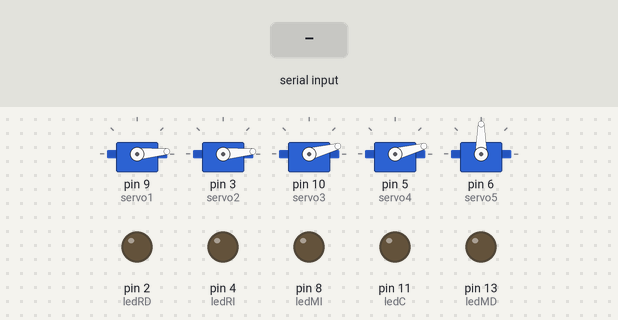
Bench run of a sketch on a simulated Arduino Uno, built with avr-gcc and run on an emulated ATmega328P. Shown: 5 × servo, output pins drawn as LEDs (lit = HIGH). Inputs (shaded band) come from the test bench.

Above: at 1.2 s.
1.3 s: "90,45,200\n" received over Serial
At 1.7 s:
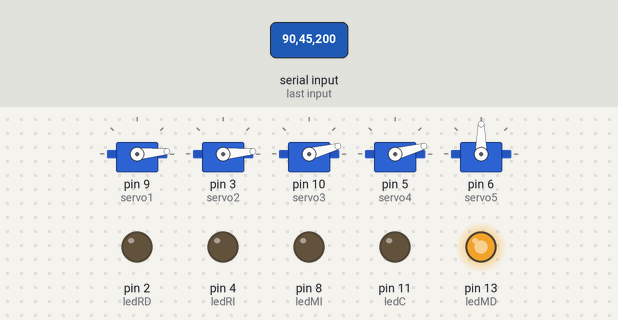
Timing chart, 0 to 4.3 s (numbered marks = the images above; inputs shaded):
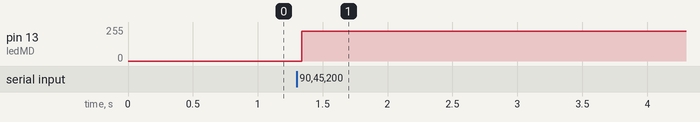

Measured:
- after the input at 1.3 s, pin 13 (ledMD): 0/255 → 223/255 at once

The sketch:

sketch_sep26b.ino
```cpp
#include <Servo.h>

Servo servo1; //MD
Servo servo2; //MI
Servo servo3; //RD
Servo servo4; //RI
Servo servo5; //C

const int ledMD = 13;
const int ledMI = 8;
const int ledRD = 2;
const int ledRI = 4;
const int ledC = 11;

String MDC, MIC, RDC, RIC, CAC;
int angulo;

void setup(){
  Serial.begin(115200);

  pinMode(ledMD, OUTPUT);
  pinMode(ledMI, OUTPUT);
  pinMode(ledRD, OUTPUT);
  pinMode(ledRI, OUTPUT);
  pinMode(ledC, OUTPUT);

  servo1.attach(9);
  servo2.attach(3);
  servo3.attach(10);
  servo4.attach(5);
  servo5.attach(6);

  servo1.write(5);
  servo2.write(5);
  servo3.write(15);
  servo4.write(15);
  servo5.write(90);
}

void loop(){

  digitalWrite(ledMD, LOW);
  digitalWrite(ledMI, LOW);
  digitalWrite(ledRD, LOW);
  digitalWrite(ledRI, LOW);
  digitalWrite(ledC, LOW);

  //si existe información pendiente
 if (Serial.available()>0){
    //leemos los datos del serial
    //MDC = Serial.readStringUntil('\n');
    /*MIC = Serial.readStringUntil(' ');
    RDC = Serial.readStringUntil(' ');
    RIC = Serial.readStringUntil(' ');
    CAC = Serial.readStringUntil('\n');
*/
    //Serial.println(MDC);
    digitalWrite(ledMD, HIGH);

    //Escribimos en el servo correspondiente
    if(MDC >= "0" && MDC <= "400"){
      angulo = map(MDC.toInt(), 0, 400, 0, 175);
      servo1.write(angulo);
      digitalWrite(ledMD, HIGH);
    }

    if(MIC >= "0" && MIC <= "400"){
      angulo = map(MIC.toInt(), 0, 400, 5, 175);
      servo2.write(angulo);
      digitalWrite(ledMI, HIGH);
    }

    if(RDC >= "300" && RDC <= "490"){
      angulo = map(RDC.toInt(), 300, 490, 5, 175);
      servo3.write(angulo);
      digitalWrite(ledRD, HIGH);
    }

    if(RIC >= "300" && RIC <= "490"){
      angulo = map(RIC.toInt(), 300, 490, 5, 175);
      servo4.write(angulo);
      digitalWrite(ledRI, HIGH);
    }

    if(CAC >= "250" && CAC <= "350"){
      angulo = map(CAC.toInt(), 250, 350, 5, 175);
      servo5.write(angulo);
      digitalWrite(ledC, HIGH);
    }
  }
}
```
